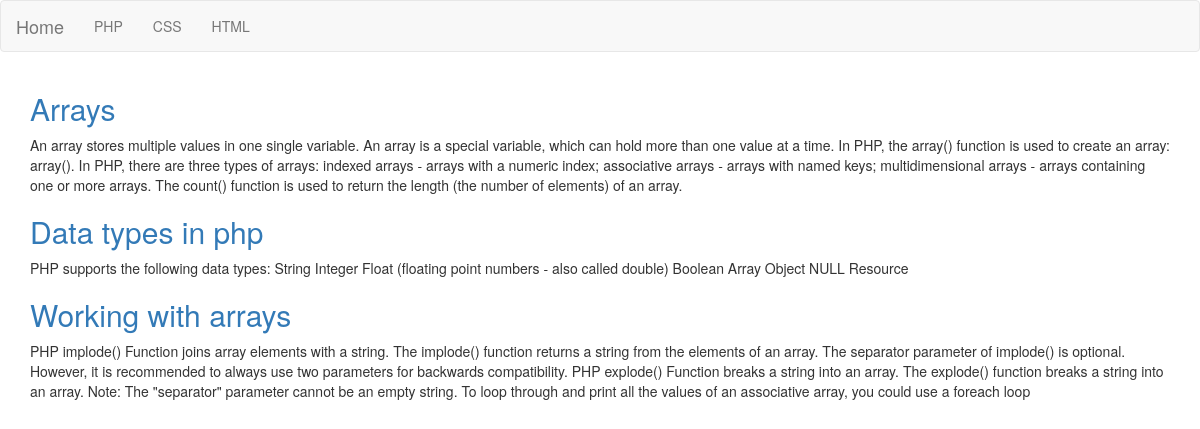
The page /post.php?id=1 on the database its author committed.
### tables this page shows
CREATE TABLE IF NOT EXISTS `post` (
  `id` int(11) NOT NULL AUTO_INCREMENT,
  `title` varchar(255) NOT NULL,
  `category_id` int(11) NOT NULL,
  `description` tinytext NOT NULL,
  `text` text NOT NULL,
  `author_id` int(11) NOT NULL,
  `create_at` timestamp NULL DEFAULT NULL,
  `update_at` timestamp NULL DEFAULT NULL,
  PRIMARY KEY (`id`)
);

### menu.php (the view, shortened to what this page needs)
<?php
function createMenu($arrayMenu) {
	echo '<ul class="nav navbar-nav">';
	foreach ( $arrayMenu as $key => $value ) {
		echo '<li>' . "<a href='category.php?id={$key}'> ";
		echo $value;
		echo '</a></li>';
	}
	echo '</ul>';
}
function getSinglePosts() {
	$conn = new mysqli ( SERVERNAME, USERNAME, PASSWORD, DBNAME );
	$cat_id = $_SERVER ['REQUEST_URI'];
	$cat = explode ( '=', $cat_id );
	$endCat = end ( $cat );
	switch ($endCat) {
		case 1 :
			$sql = "SELECT id, title, text, category_id FROM post WHERE id IN('1', '5', '7') ";
			break;
	}
	$result = $conn->query ( $sql );
	if ($result->num_rows > 0) {
		while ( $row = $result->fetch_assoc () ) {
			echo "<h2><a href='post.php?id={$endCat}'>" . $row ['title'] . "</a> </h2> " . $row ["text"] . "<br>";
		}
	} else {
		echo "0 results";
	}
}

### rows shown on the page
post: title "Arrays", text "An array stores multiple values in one single variable. An array is a special variable, which can hold more than one value at a time. In PHP, the array() function is used to create an array: array(). In PHP, there are three types of arrays: indexed arrays - arrays with a numeric index; associative arrays - arrays with named keys; multidimensional arrays - arrays containing one or more arrays. The count() function is used to return the length (the number of elements) of an array."
post: title "Data types in php", text "PHP supports the following data types: String Integer Float (floating point numbers - also called double) Boolean Array Object NULL Resource"
post: title "Working with arrays", text "PHP implode() Function joins array elements with a string. The implode() function returns a string from the elements of an array. The separator parameter of implode() is optional. However, it is recommended to always use two parameters for backwards compatibility. PHP explode() Function breaks a string into an array. The explode() function breaks a string into an array. Note: The \"separator\" parameter cannot be an empty string. To loop through and print all the values of an associative array, you could use a foreach loop"

### other values the page prints
$value "PHP"
$value "CSS"
$value "HTML"
